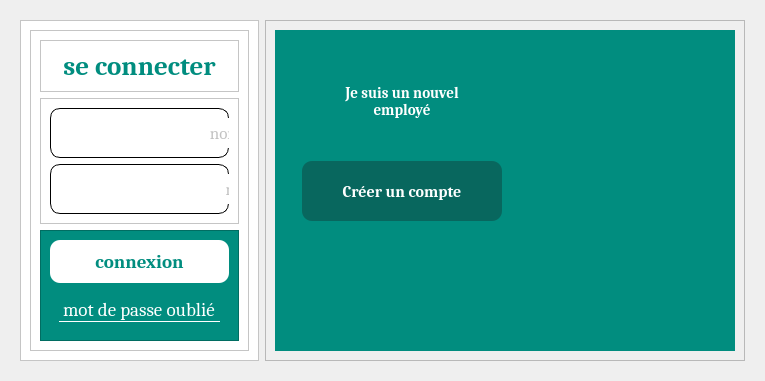
                               <widget class="QWidget" name="page_4">
                                <layout class="QHBoxLayout" name="horizontalLayout_8">
                                 <item>
                                  <widget class="QWidget" name="widget_4" native="true">
                                   <layout class="QHBoxLayout" name="horizontalLayout_9">
                                    <item>
                                     <widget class="QFrame" name="frame_4">
                                      <property name="styleSheet">
                                       <string notr="true">background:#fff;</string>
                                      </property>
                                      <property name="frameShape">
                                       <enum>QFrame::StyledPanel</enum>
                                      </property>
                                      <property name="frameShadow">
                                       <enum>QFrame::Raised</enum>
                                      </property>
                                      <layout class="QVBoxLayout" name="verticalLayout_14">
                                       <item>
                                        <widget class="QFrame" name="frame_19">
                                         <property name="styleSheet">
                                          <string notr="true">   background:#fff;</string>
                                         </property>
                                         <property name="frameShape">
                                          <enum>QFrame::StyledPanel</enum>
                                         </property>
                                         <property name="frameShadow">
                                          <enum>QFrame::Raised</enum>
                                         </property>
                                         <layout class="QVBoxLayout" name="verticalLayout_15">
                                          <item>
                                           <widget class="QFrame" name="frame_20">
                                            <property name="frameShape">
                                             <enum>QFrame::StyledPanel</enum>
                                            </property>
                                            <property name="frameShadow">
                                             <enum>QFrame::Raised</enum>
                                            </property>
                                            <layout class="QHBoxLayout" name="horizontalLayout_10">
                                             <item>
                                              <widget class="QLabel" name="label_15">
                                               <property name="font">
                                                <font>
                                                 <family>cambria</family>
                                                 <pointsize>20</pointsize>
                                                 <weight>75</weight>
                                                 <bold>true</bold>
                                                </font>
                                               </property>
                                               <property name="styleSheet">
                                                <string notr="true">color:rgb(1, 141, 127);</string>
                                               </property>
                                               <property name="text">
                                                <string>se connecter</string>
                                               </property>
                                               <property name="alignment">
                                                <set>Qt::AlignCenter</set>
                                               </property>
                                              </widget>
                                             </item>
                                            </layout>
                                           </widget>
                                          </item>
                                          <item>
                                           <widget class="QFrame" name="frame_21">
                                            <property name="frameShape">
                                             <enum>QFrame::StyledPanel</enum>
                                            </property>
                                            <property name="frameShadow">
                                             <enum>QFrame::Raised</enum>
                                            </property>
                                            <layout class="QVBoxLayout" name="verticalLayout_16">
                                             <item>
                                              <widget class="QFrame" name="frame_22">
                                               <property name="minimumSize">
                                                <size>
                                                 <width>0</width>
                                                 <height>50</height>
                                                </size>
                                               </property>
                                               <property name="maximumSize">
                                                <size>
                                                 <width>16777215</width>
                                                 <height>100</height>
                                                </size>
                                               </property>
                                               <property name="styleSheet">
                                                <string notr="true">border: 1px solid #000;
border-radius: 10px;</string>
                                               </property>
                                               <property name="frameShape">
                                                <enum>QFrame::StyledPanel</enum>
                                               </property>
                                               <property name="frameShadow">
                                                <enum>QFrame::Raised</enum>
                                               </property>
                                               <widget class="QLineEdit" name="lineEdit_clef_login">
                                                <property name="geometry">
                                                 <rect>
                                                  <x>20</x>
                                                  <y>10</y>
                                                  <width>400</width>
                                                  <height>30</height>
                                                 </rect>
                                                </property>
                                                <property name="minimumSize">
                                                 <size>
                                                  <width>400</width>
                                                  <height>30</height>
                                                 </size>
                                                </property>
                                                <property name="maximumSize">
                                                 <size>
                                                  <width>400</width>
                                                  <height>30</height>
                                                 </size>
                                                </property>
                                                <property name="font">
                                                 <font>
                                                  <family>cambria</family>
                                                  <pointsize>13</pointsize>
                                                 </font>
                                                </property>
                                                <property name="styleSheet">
                                                 <string notr="true">border:none;
color: #868686;</string>
                                                </property>
                                                <property name="echoMode">
                                                 <enum>QLineEdit::Normal</enum>
                                                </property>
                                                <property name="alignment">
                                                 <set>Qt::AlignCenter</set>
                                                </property>
                                                <property name="placeholderText">
                                                 <string>nom d'utilisateur</string>
                                                </property>
                                               </widget>
                                               <widget class="QLabel" name="label_16">
                                                <property name="geometry">
                                                 <rect>
                                                  <x>30</x>
                                                  <y>10</y>
                                                  <width>25</width>
                                                  <height>30</height>
                                                 </rect>
                                                </property>
                                                <property name="minimumSize">
                                                 <size>
                                                  <width>25</width>
                                                  <height>30</height>
                                                 </size>
                                                </property>
                                                <property name="maximumSize">
                                                 <size>
                                                  <width>20</width>
                                                  <height>30</height>
                                                 </size>
                                                </property>
                                                <property name="styleSheet">
                                                 <string notr="true">border: none</string>
                                                </property>
                                                <property name="text">
                                                 <string/>
                                                </property>
                                                <property name="pixmap">
                                                 <pixmap resource="media.qrc">:/images/img/user.svg</pixmap>
                                                </property>
                                                <property name="scaledContents">
                                                 <bool>true</bool>
                                                </property>
                                                <property name="alignment">
                                                 <set>Qt::AlignCenter</set>
                                                </property>
                                               </widget>
                                              </widget>
                                             </item>
                                             <item>
                                              <widget class="QFrame" name="frame_24">
                                               <property name="minimumSize">
                                                <size>
                                                 <width>0</width>
                                                 <height>50</height>
                                                </size>
                                               </property>
                                               <property name="maximumSize">
                                                <size>
                                                 <width>16777215</width>
                                                 <height>100</height>
                                                </size>
                                               </property>
                                               <property name="styleSheet">
                                                <string notr="true">border: 1px solid #000;
border-radius: 10px;</string>
                                               </property>
                                               <property name="frameShape">
                                                <enum>QFrame::StyledPanel</enum>
                                               </property>
                                               <property name="frameShadow">
                                                <enum>QFrame::Raised</enum>
                                               </property>
                                               <widget class="QLineEdit" name="lineEdit_mdp_login">
                                                <property name="geometry">
                                                 <rect>
                                                  <x>20</x>
                                                  <y>10</y>
                                                  <width>400</width>
                                                  <height>30</height>
                                                 </rect>
                                                </property>
                                                <property name="minimumSize">
                                                 <size>
                                                  <width>400</width>
                                                  <height>30</height>
                                                 </size>
                                                </property>
                                                <property name="maximumSize">
                                                 <size>
                                                  <width>400</width>
                                                  <height>30</height>
                                                 </size>
                                                </property>
                                                <property name="font">
                                                 <font>
                                                  <family>cambria</family>
                                                  <pointsize>13</pointsize>
                                                 </font>
                                                </property>
                                                <property name="styleSheet">
                                                 <string notr="true">border:none;
color: #868686;</string>
                                                </property>
                                                <property name="echoMode">
                                                 <enum>QLineEdit::Password</enum>
                                                </property>
                                                <property name="alignment">
                                                 <set>Qt::AlignCenter</set>
                                                </property>
                                                <property name="placeholderText">
                                                 <string>mot de passe</string>
                                                </property>
                                               </widget>
                                               <widget class="QLabel" name="label_18">
                                                <property name="geometry">
                                                 <rect>
                                                  <x>30</x>
                                                  <y>10</y>
                                                  <width>25</width>
                                                  <height>30</height>
                                                 </rect>
                                                </property>
                                                <property name="minimumSize">
                                                 <size>
                                                  <width>25</width>
                                                  <height>30</height>
                                                 </size>
                                                </property>
                                                <property name="maximumSize">
                                                 <size>
                                                  <width>20</width>
                                                  <height>30</height>
                                                 </size>
                                                </property>
                                                <property name="styleSheet">
                                                 <string notr="true">border: none</string>
                                                </property>
                                                <property name="text">
                                                 <string/>
                                                </property>
                                                <property name="pixmap">
                                                 <pixmap resource="media.qrc">:/images/img/lock.svg</pixmap>
                                                </property>
                                                <property name="scaledContents">
                                                 <bool>true</bool>
                                                </property>
                                                <property name="alignment">
                                                 <set>Qt::AlignCenter</set>
                                                </property>
                                               </widget>
                                              </widget>
                                             </item>
                                            </layout>
                                           </widget>
                                          </item>
                                          <item>
                                           <widget class="QFrame" name="frame_26">
                                            <property name="font">
                                             <font>
                                              <family>cambria</family>
                                              <pointsize>12</pointsize>
                                              <weight>75</weight>
                                              <bold>true</bold>
                                             </font>
                                            </property>
                                            <property name="styleSheet">
                                             <string notr="true">background:rgb(1, 141, 127);</string>
                                            </property>
                                            <property name="frameShape">
                                             <enum>QFrame::StyledPanel</enum>
                                            </property>
                                            <property name="frameShadow">
                                             <enum>QFrame::Raised</enum>
                                            </property>
                                            <layout class="QVBoxLayout" name="verticalLayout_39">
                                             <item>
                                              <widget class="QPushButton" name="pushButton_signin">
                                               <property name="font">
                                                <font>
                                                 <family>cambria</family>
                                                 <pointsize>14</pointsize>
                                                 <weight>75</weight>
                                                 <bold>true</bold>
                                                </font>
                                               </property>
                                               <property name="cursor">
                                                <cursorShape>PointingHandCursor</cursorShape>
                                               </property>
                                               <property name="styleSheet">
                                                <string notr="true">padding: 10px;
color:rgb(1, 141, 127);
background: #fff;
border-radius: 10px;
text-align: center;</string>
                                               </property>
                                               <property name="text">
                                                <string extracomment="bouton de connexion">connexion</string>
                                               </property>
                                              </widget>
                                             </item>
                                             <item alignment="Qt::AlignHCenter">
                                              <widget class="QFrame" name="frame_62">
                                               <property name="styleSheet">
                                                <string notr="true">border: none</string>
                                               </property>
                                               <property name="frameShape">
                                                <enum>QFrame::StyledPanel</enum>
                                               </property>
                                               <property name="frameShadow">
                                                <enum>QFrame::Raised</enum>
                                               </property>
                                               <layout class="QHBoxLayout" name="horizontalLayout_11">
                                                <item>
                                                 <widget class="QLabel" name="label_113">
                                                  <property name="font">
                                                   <font>
                                                    <family>cambria</family>
                                                    <pointsize>14</pointsize>
                                                   </font>
                                                  </property>
                                                  <property name="cursor">
                                                   <cursorShape>PointingHandCursor</cursorShape>
                                                  </property>
                                                  <property name="styleSheet">
                                                   <string notr="true">border-bottom: 1px solid #fff;
color:#fff;</string>
                                                  </property>
                                                  <property name="text">
                                                   <string>mot de passe oublié</string>
                                                  </property>
                                                 </widget>
                                                </item>
                                               </layout>
                                              </widget>
                                             </item>
                                            </layout>
                                           </widget>
                                          </item>
                                         </layout>
                                        </widget>
                                       </item>
                                      </layout>
                                     </widget>
                                    </item>
                                    <item>
                                     <widget class="QFrame" name="frame_23">
                                      <property name="whatsThis">
                                       <string>#frame_4{
    position: relative;
    width:70vw;
    height: 80vh;
    background: #fff;
    border-radius: 15px;
    box-shadow: 0 4px 20px 0 rgba(0, 0, 0, 0.3), 0 6px 20px 0 rgba(0, 0, 0, 0.3);
    overflow: hidden;
}
/* non intg */
#frame_4::before{
    content: &quot;&quot;;
    position: absolute;
    top: 0;
    left: -50%;
    width: 100%;
    height: 100%;
    background: linear-gradient(-45deg,rgb(1, 141, 127),rgb(8, 103, 94));
     z-index: 6;
     transform: translateX(100%);
     transition: 1s ease-in-out;
}</string>
                                      </property>
                                      <property name="styleSheet">
                                       <string notr="true">#frame_4{
    background:rgb(1, 141, 127);
}
</string>
                                      </property>
                                      <property name="frameShape">
                                       <enum>QFrame::StyledPanel</enum>
                                      </property>
                                      <property name="frameShadow">
                                       <enum>QFrame::Raised</enum>
                                      </property>
                                      <layout class="QVBoxLayout" name="verticalLayout_17">
                                       <item>
                                        <widget class="QFrame" name="frame_25">
                                         <property name="styleSheet">
                                          <string notr="true">   background:rgb(1, 141, 127);
border: none;</string>
                                         </property>
                                         <property name="frameShape">
                                          <enum>QFrame::StyledPanel</enum>
                                         </property>
                                         <property name="frameShadow">
                                          <enum>QFrame::Raised</enum>
                                         </property>
                                         <layout class="QHBoxLayout" name="horizontalLayout_12">
                                          <item>
                                           <widget class="QFrame" name="frame_27">
                                            <property name="frameShape">
                                             <enum>QFrame::StyledPanel</enum>
                                            </property>
                                            <property name="frameShadow">
                                             <enum>QFrame::Raised</enum>
                                            </property>
                                            <layout class="QVBoxLayout" name="verticalLayout_18">
                                             <item>
                                              <widget class="QFrame" name="frame_28">
                                               <property name="maximumSize">
                                                <size>
                                                 <width>220</width>
                                                 <height>16777215</height>
                                                </size>
                                               </property>
                                               <property name="styleSheet">
                                                <string notr="true">text-align: center;</string>
                                               </property>
                                               <property name="frameShape">
                                                <enum>QFrame::StyledPanel</enum>
                                               </property>
                                               <property name="frameShadow">
                                                <enum>QFrame::Raised</enum>
                                               </property>
                                               <layout class="QGridLayout" name="gridLayout_8">
                                                <item row="0" column="0">
                                                 <widget class="QLabel" name="label_13">
                                                  <property name="font">
                                                   <font>
                                                    <family>cambria</family>
                                                    <pointsize>11</pointsize>
                                                    <weight>75</weight>
                                                    <bold>true</bold>
                                                   </font>
                                                  </property>
                                                  <property name="styleSheet">
                                                   <string notr="true">color:#fff;</string>
                                                  </property>
                                                  <property name="text">
                                                   <string>Je suis un nouvel 
employé</string>
                                                  </property>
                                                  <property name="alignment">
                                                   <set>Qt::AlignCenter</set>
                                                  </property>
                                                 </widget>
                                                </item>
                                                <item row="1" column="0">
                                                 <widget class="QPushButton" name="pushButton_signup">
                                                  <property name="minimumSize">
                                                   <size>
                                                    <width>200</width>
                                                    <height>50</height>
                                                   </size>
                                                  </property>
                                                  <property name="maximumSize">
                                                   <size>
                                                    <width>300</width>
                                                    <height>80</height>
                                                   </size>
                                                  </property>
                                                  <property name="font">
                                                   <font>
                                                    <family>cambria</family>
                                                    <pointsize>12</pointsize>
                                                    <weight>75</weight>
                                                    <bold>true</bold>
                                                   </font>
                                                  </property>
                                                  <property name="cursor">
                                                   <cursorShape>PointingHandCursor</cursorShape>
                                                  </property>
                                                  <property name="styleSheet">
                                                   <string notr="true">    width: 150px;
    height: 50px;
    border: none;
    border-radius: 10px;
    background: rgb(8, 103, 94);
    color: #fff;
    font-weight: 600;
    margin: 10px 0;
    text-transform: uppercase;
   
    padding: 5px;</string>
                                                  </property>
                                                  <property name="text">
                                                   <string>Créer un compte</string>
                                                  </property>
                                                 </widget>
                                                </item>
                                                <item row="2" column="0">
                                                 <widget class="QLabel" name="label_14">
                                                  <property name="text">
                                                   <string/>
                                                  </property>
                                                 </widget>
                                                </item>
                                               </layout>
                                              </widget>
                                             </item>
                                            </layout>
                                           </widget>
                                          </item>
                                          <item>
                                           <widget class="QLabel" name="label_12">
                                            <property name="minimumSize">
                                             <size>
                                              <width>200</width>
                                              <height>300</height>
                                             </size>
                                            </property>
                                            <property name="maximumSize">
                                             <size>
                                              <width>300</width>
                                              <height>500</height>
                                             </size>
                                            </property>
                                            <property name="text">
                                             <string/>
                                            </property>
                                            <property name="pixmap">
                                             <pixmap resource="media.qrc">:/images/img/signup.png</pixmap>
                                            </property>
                                            <property name="scaledContents">
                                             <bool>true</bool>
                                            </property>
                                           </widget>
                                          </item>
                                         </layout>
                                        </widget>
                                       </item>
                                      </layout>
                                     </widget>
                                    </item>
                                   </layout>
                                  </widget>
                                 </item>
                                </layout>
                               </widget>
